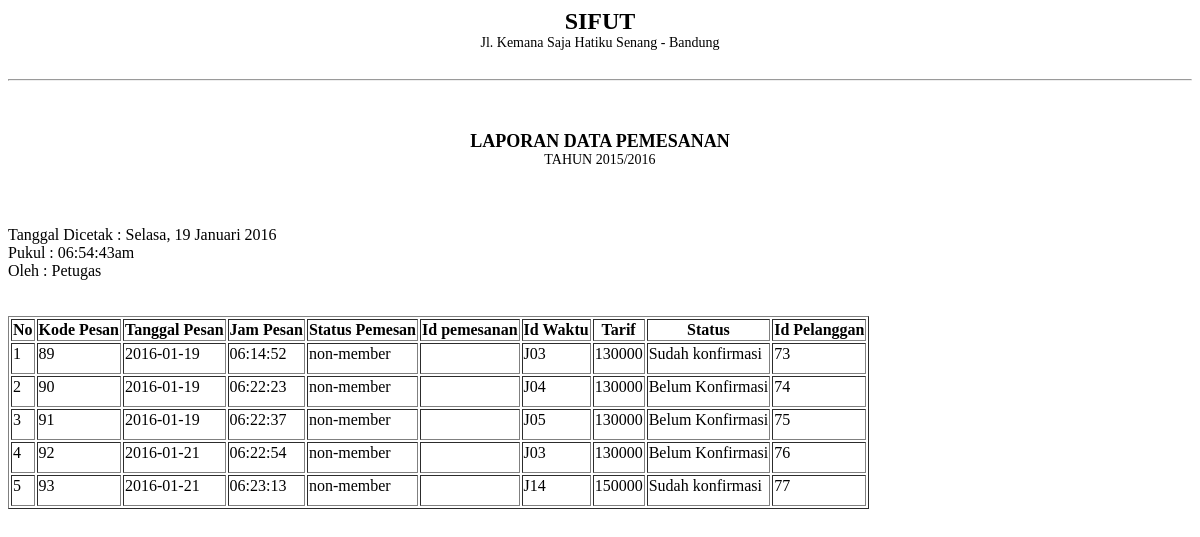
/pegawai/module_pemesanan/table_pemesanan.php, run on the app's committed database.
### tables this page shows
CREATE TABLE `pemesanan` (
  `kode_pesan` int(11) NOT NULL,
  `tanggal_pesan` date NOT NULL,
  `jam_pesan` time NOT NULL,
  `status_pemesan` varchar(30) NOT NULL,
  `id_lapang` char(8) NOT NULL,
  `id_waktu` char(8) NOT NULL,
  `tarif` int(11) NOT NULL,
  `status` varchar(20) NOT NULL,
  `id_pelanggan` int(11) NOT NULL
);

### pegawai/module_pemesanan/table_pemesanan.php (the view, shortened to what this page needs)
<?php
$array_hari = array(1=>"Senin","Selasa","Rabu","Kamis","Jumat", "Sabtu","Minggu");
$hari = $array_hari[date("N")];
$tanggal = date ("j");
$array_bulan = array(1=>"Januari","Februari","Maret", "April", "Mei", "Juni","Juli","Agustus","September","Oktober", "November","Desember");
$bulan = $array_bulan[date("n")];
$tahun = date("Y");
echo '
<div class="title">SIFUT</div>
          <div class="stat">Jl. Kemana Saja Hatiku Senang - Bandung</div>
          <hr size="2">
          <div class="sub-title">LAPORAN DATA PEMESANAN</div>
          <div class="sub-stat">TAHUN 2015/2016</div>
          <br>
          Tanggal Dicetak : '.$hari . ", ".$tanggal." ".$bulan." ".$tahun.'
          <br>
          Pukul : '.date("h:i:sa").'
          <br>
          Oleh : Petugas
            <br>
'
?>
<table border="1">
        <tr>
          <th>No</th>
                <th>Kode Pesan</th>
                <th>Tanggal Pesan</th>
                <th>Jam Pesan</th>
                <th>Status Pemesan</th>
                <th>Id pemesanan</th>
                <th>Id Waktu</th>
                <th>Tarif</th>
                <th>Status</th>
                <th>Id Pelanggan</th>
        </tr>
      <tbody border="1">
<?php
	$tampil_mahasiswa = mysql_query("SELECT * FROM pemesanan ORDER BY kode_pesan");
    $no=1;
    while ($tampil=mysql_fetch_array($tampil_mahasiswa)){
       echo "<tr><td>$no</td>
             <td class='tab-col'>$tampil[kode_pesan]</td>
               <td>$tampil[tanggal_pesan]</td>
               <td>$tampil[jam_pesan]</td>
               <td>$tampil[status_pemesan]</td>
               <td>$tampil[id_pemesanan]</td>
               <td>$tampil[id_waktu]</td>
               <td>$tampil[tarif]</td>
               <td>$tampil[status]</td>
               <td>$tampil[id_pelanggan]</td>
            </tr>
             ";
        $no++;
    }
  echo "
        </tbody>
        </table>
        </div>";
?>

### pegawai/module_pemesanan/table_pemesanan.php (style rules this page uses)
.title { font-size: 24px; font-weight: bold; margin-bottom: 0px; text-align: center; }
.stat { font-size: 14px; padding-bottom: 20px; text-align: center; }
.sub-title { font-size: 18px; font-weight: bold; text-align: center; margin-top: 50px; }
.sub-stat { text-align: center; margin-bottom: 40px; font-size: 14px; font-weight: 100; }
td { padding-bottom: 10px; }

### data on the page
pemesanan: kode_pesan "89", tanggal_pesan "2016-01-19", jam_pesan "06:14:52", status_pemesan "non-member", id_waktu "J03", tarif "130000", status "Sudah konfirmasi", id_pelanggan "73"
pemesanan: kode_pesan "90", tanggal_pesan "2016-01-19", jam_pesan "06:22:23", status_pemesan "non-member", id_waktu "J04", tarif "130000", status "Belum Konfirmasi", id_pelanggan "74"
pemesanan: kode_pesan "91", tanggal_pesan "2016-01-19", jam_pesan "06:22:37", status_pemesan "non-member", id_waktu "J05", tarif "130000", status "Belum Konfirmasi", id_pelanggan "75"
pemesanan: kode_pesan "92", tanggal_pesan "2016-01-21", jam_pesan "06:22:54", status_pemesan "non-member", id_waktu "J03", tarif "130000", status "Belum Konfirmasi", id_pelanggan "76"
pemesanan: kode_pesan "93", tanggal_pesan "2016-01-21", jam_pesan "06:23:13", status_pemesan "non-member", id_waktu "J14", tarif "150000", status "Sudah konfirmasi", id_pelanggan "77"

### other printed values
$tanggal "19"
